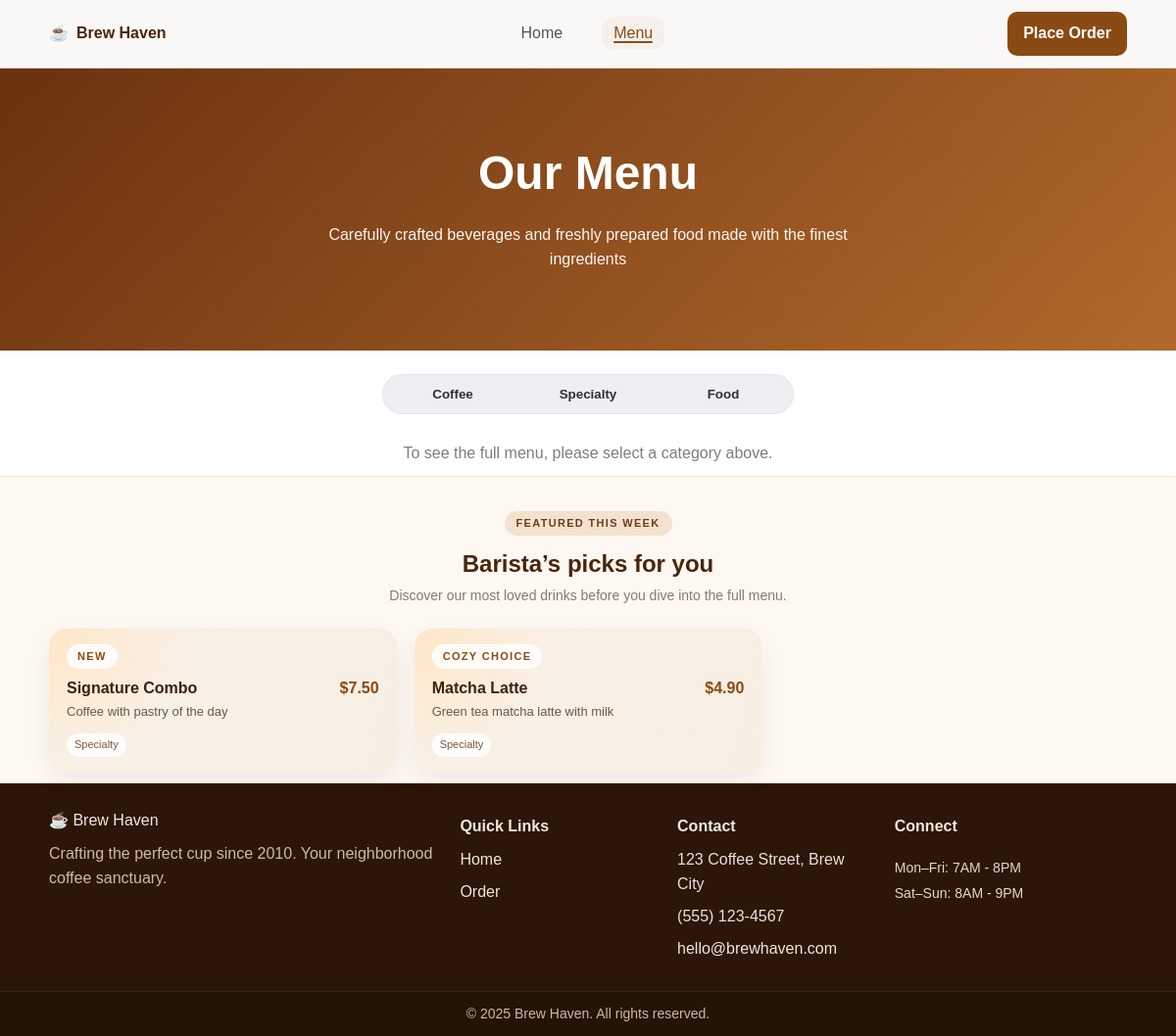
Page /menu.php on the committed database.
### tables this page shows
CREATE TABLE `products` (
  `product_id` int(11) NOT NULL,
  `name` varchar(100) NOT NULL,
  `description` text DEFAULT NULL,
  `price` decimal(6,2) NOT NULL,
  `category` enum('food','specialty','coffee') NOT NULL,
  `image` varchar(255) DEFAULT NULL,
  `full_description` text DEFAULT NULL
);

### menu.php (the view, shortened to what this page needs)
<?php
require 'db.php';
$stmt = $pdo->query("
    SELECT product_id, name, description, full_description, price, category, image
    FROM products
    ORDER BY category, name
");
$allProducts = $stmt->fetchAll(PDO::FETCH_ASSOC);
$featuredCards = [];
$usedIds = [];
$newStmt = $pdo->query("
    SELECT product_id, name, description, full_description, price, category, image
    FROM products
    ORDER BY product_id DESC
    LIMIT 1
");
$newProduct = $newStmt->fetch(PDO::FETCH_ASSOC);
if ($newProduct) {
    $isDifferent = true;
    if ($isDifferent) {
        $newProduct['badge'] = 'New';
        $featuredCards[] = $newProduct;
        $usedIds[] = (int)$newProduct['product_id'];
    }
}
$randomSql = "
    SELECT product_id, name, description, full_description, price, category, image
    FROM products
";
if (!empty($usedIds)) {
    $ids = implode(',', array_map('intval', $usedIds));
    $randomSql .= " WHERE product_id NOT IN ($ids)";
}
$randomSql .= " ORDER BY RAND() LIMIT 1";
$cozyStmt = $pdo->query($randomSql);
$cozy = $cozyStmt->fetch(PDO::FETCH_ASSOC);
if ($cozy) {
    $cozy['badge'] = 'Cozy choice';
    $featuredCards[] = $cozy;
}
?>
<!DOCTYPE html>
<html lang="en">
<head>
  <link rel="stylesheet" href="menu.css">
</head>
<body>
  <header class="topbar">
    <div class="container row">
      <a class="brand" href="#">
        <span class="cup">☕</span>
        <span>Brew Haven</span>
      </a>
      <ul class="nav">
        <li><a href="home.php">Home</a></li>
        <li><a class="active" href="menu.php">Menu</a></li>
      </ul>
      <a class="act" href="order.php">Place Order</a>
    </div>
  </header>
  <section class="hero">
    <div class="wrap center">
      <h1>Our Menu</h1>
      <p>
        Carefully crafted beverages and freshly prepared food
        made with the finest<br>
        ingredients
      </p>
    </div>
  </section>
  <section class="tabs">
    <div class="wrap">
      <div class="seg">
        <button class="seg-item" type="button" data-category="coffee">
          Coffee
        </button>
        <button class="seg-item" type="button" data-category="specialty">
          Specialty
        </button>
        <button class="seg-item" type="button" data-category="food">
          Food
        </button>
      </div>
      <p class="menu-hint">
        To see the full menu, please select a category above.
      </p>
    </div>
  </section>
  <section class="featured-section">
    <div class="wrap">
      <div class="featured-header center">
        <span class="featured-eyebrow">Featured this week</span>
        <h2 class="featured-title">Barista’s picks for you</h2>
        <p class="featured-sub">
          Discover our most loved drinks before you dive into the full menu.
        </p>
      </div>
      <?php if (!empty($featuredCards)): ?>
        <div class="featured-grid">
          <?php foreach ($featuredCards as $p): ?>
            <article class="featured-card">
              <div class="featured-pill">
                <?= htmlspecialchars($p['badge']) ?>
              </div>
              <div class="featured-main">
                <div>
                  <h3 class="featured-name">
                    <?= htmlspecialchars($p['name']) ?>
                  </h3>
                  <p class="featured-tagline">
                    <?= htmlspecialchars($p['description'] ?? '') ?>
                  </p>
                </div>
                <span class="featured-price">
                  $<?= number_format($p['price'], 2) ?>
                </span>
              </div>
              <div class="featured-meta">
                <span class="featured-meta-pill">
                  <?= htmlspecialchars(ucfirst($p['category'])) ?>
                </span>
              </div>
            </article>
          <?php endforeach; ?>
        </div>
      <?php else: ?>
        <p class="center">No featured items yet — add some products and orders first.</p>
      <?php endif; ?>
    </div>
  </section>
  <footer class="foot">
    <div class="container foot-grid">
      <div>
        <div class="logo foot-logo">
          <span class="mug">☕</span>
          <span>Brew Haven</span>
        </div>
        <p class="foot-note">
          Crafting the perfect cup since 2010.
          Your neighborhood coffee sanctuary.
        </p>
      </div>
      <div>
        <div class="foot-title">Quick Links</div>
        <ul class="foot-list">
          <li><a href="home.php">Home</a></li>
          <li><a href="order.php">Order</a></li>
        </ul>
      </div>
      <div>
        <div class="foot-title">Contact</div>
        <ul class="foot-list">
          <li>123 Coffee Street, Brew City</li>
          <li>(555) 123-4567</li>
          <li>
            <a href="mailto:hello@brewhaven.com">
              hello@brewhaven.com
            </a>
          </li>
        </ul>
      </div>
      <div>
        <div class="foot-title">Connect</div>
        <div class="hours">
          <div>Mon–Fri: 7AM - 8PM</div>
          <div>Sat–Sun: 8AM - 9PM</div>
        </div>
      </div>
    </div>
    <div class="foot-bottom">
      <p>© 2025 Brew Haven. All rights reserved.</p>
    </div>
  </footer>
</body>
</html>

### menu.css (style rules this page uses)
* { box-sizing: border-box; }
body { margin: 0; font-family: "Poppins", Arial, sans-serif; color: #222222; background: #ffffff; line-height: 1.55; }
.container { width: 1100px; max-width: 95%; margin: 0 auto; }
.wrap { width: 1100px; max-width: 95%; margin: 0 auto; }
.row { display: flex; align-items: center; justify-content: space-between; gap: 20px; }
.center { text-align: center; }
.topbar { position: sticky; top: 0; z-index: 10; background: #faf8f6; border-bottom: 1px solid #d7d1c9; padding: 12px 0; }
.brand { display: flex; align-items: center; gap: 8px; color: #4a250b; font-weight: 600; text-decoration: none; }
.cup { color: #8a4a14; }
.nav { list-style: none; display: flex; gap: 28px; margin: 0; padding: 0; }
.nav a { color: #555555; text-decoration: none; font-weight: 500; position: relative; padding: 8px 12px; border-radius: 10px; }
.nav a.active { color: #8a4a14; background: #f6f0ea; }
.nav a:hover::after, .nav a.active::after { content: ""; position: absolute; left: 12px; right: 12px; bottom: 6px; height: 2px; background: #8a4a14; border-radius: 2px; }
.act { background: #8a4a14; color: #fff; text-decoration: none; padding: 10px 16px; border-radius: 10px; font-weight: 600; transition: all 0.15s ease; }
.hero { color: #ffffff; background: linear-gradient(135deg, #6b3211, #b26a2b); padding: 70px 0 80px; }
.hero h1 { margin: 0 0 14px; font-size: 48px; font-weight: 600; }
.hero p { margin: 0; font-weight: 300; opacity: 0.95; }
.tabs { padding-top: 24px; }
.seg { display: flex; align-items: center; gap: 8px; width: 420px; margin: 0 auto; background: #eeeff2; border: 1px solid #e4e3e9; border-radius: 24px; padding: 6px; }
.seg-item { flex: 1; border: 0; background: transparent; cursor: pointer; border-radius: 16px; padding: 6px 12px; font-weight: 600; color: #2f2f2f; }
.menu-hint { text-align: center; color: #7d7d7d; margin: 28px 0 10px; font-size: 16px; }
.featured-section { padding: 34px 0 10px; background: #fdf8f2; border-top: 1px solid #f1e4d6; border-bottom: 1px solid #f1e4d6; }
.featured-header { margin-bottom: 22px; }
.featured-eyebrow { display: inline-block; padding: 4px 12px; border-radius: 999px; background: #f3e2cf; color: #6e3c1b; font-size: 11px; letter-spacing: 0.12em; text-transform: uppercase; font-weight: 600; }
.featured-title { margin: 10px 0 4px; font-size: 24px; color: #4a250b; }
.featured-sub { margin: 0; color: #8a7a6a; font-size: 14px; }
.featured-grid { display: grid; grid-template-columns: repeat(3, minmax(0, 1fr)); gap: 18px; }
.featured-card { border-radius: 18px; padding: 16px 18px; background: radial-gradient(circle at top left, #ffe7c7 0, #f9f0e6 38%, #f7eee4 100%); box-shadow: 0 10px 26px rgba(0, 0, 0, 0.06); display: flex; flex-direction: column; gap: 8px; }
.featured-pill { align-self: flex-start; padding: 3px 10px; border-radius: 999px; background: rgba(255, 255, 255, 0.8); border: 1px solid rgba(255, 255, 255, 0.9); font-size: 11px; text-transform: uppercase; letter-spacing: 0.12em; color: #8a4a14; font-weight: 600; }
.featured-main { display: flex; justify-content: space-between; align-items: flex-start; gap: 10px; }
.featured-name { margin: 0; font-size: 16px; font-weight: 600; color: #3b2110; }
.featured-tagline { margin: 2px 0 0; font-size: 13px; color: #6d5844; }
.featured-price { font-weight: 600; color: #8a4a14; }
.featured-meta { display: flex; flex-wrap: wrap; gap: 6px; margin-top: 4px; }
.featured-meta-pill { padding: 3px 8px; border-radius: 999px; background: rgba(255, 255, 255, 0.9); font-size: 11px; color: #7a5a3a; }
.foot { background: #2b1608; color: #e9e0d7; margin-top: 0; }
.foot-grid { display: grid; gap: 24px; padding: 26px 0 22px; grid-template-columns: 2fr 1fr 1fr 1.2fr; }
.foot-title { margin: 6px 0 10px; font-weight: 600; color: #f3e7dc; }
.foot-list { list-style: none; margin: 0; padding: 0; }
.foot-list li { margin: 8px 0; }
.foot-list a { color: #f0e6dc; text-decoration: none; }
.foot-note { margin: 10px 0 0; color: #ccbba9; }
.foot-logo span { color: #f0e6dc; }
.hours { color: #e6d7c8; font-size: 14px; display: grid; gap: 4px; }
.foot-bottom { border-top: 1px solid rgba(255, 255, 255, 0.08); background: #241406; }
.foot-bottom p { margin: 0; padding: 12px 0; color: #ceb8a2; text-align: center; font-size: 14px; }

### rows in the picture
products: badge "NEW", name "Signature Combo", description "Coffee with pastry of the day", price "7.50", category "Specialty"
products: badge "COZY CHOICE", name "Matcha Latte", description "Green tea matcha latte with milk", price "4.90", category "Specialty"
